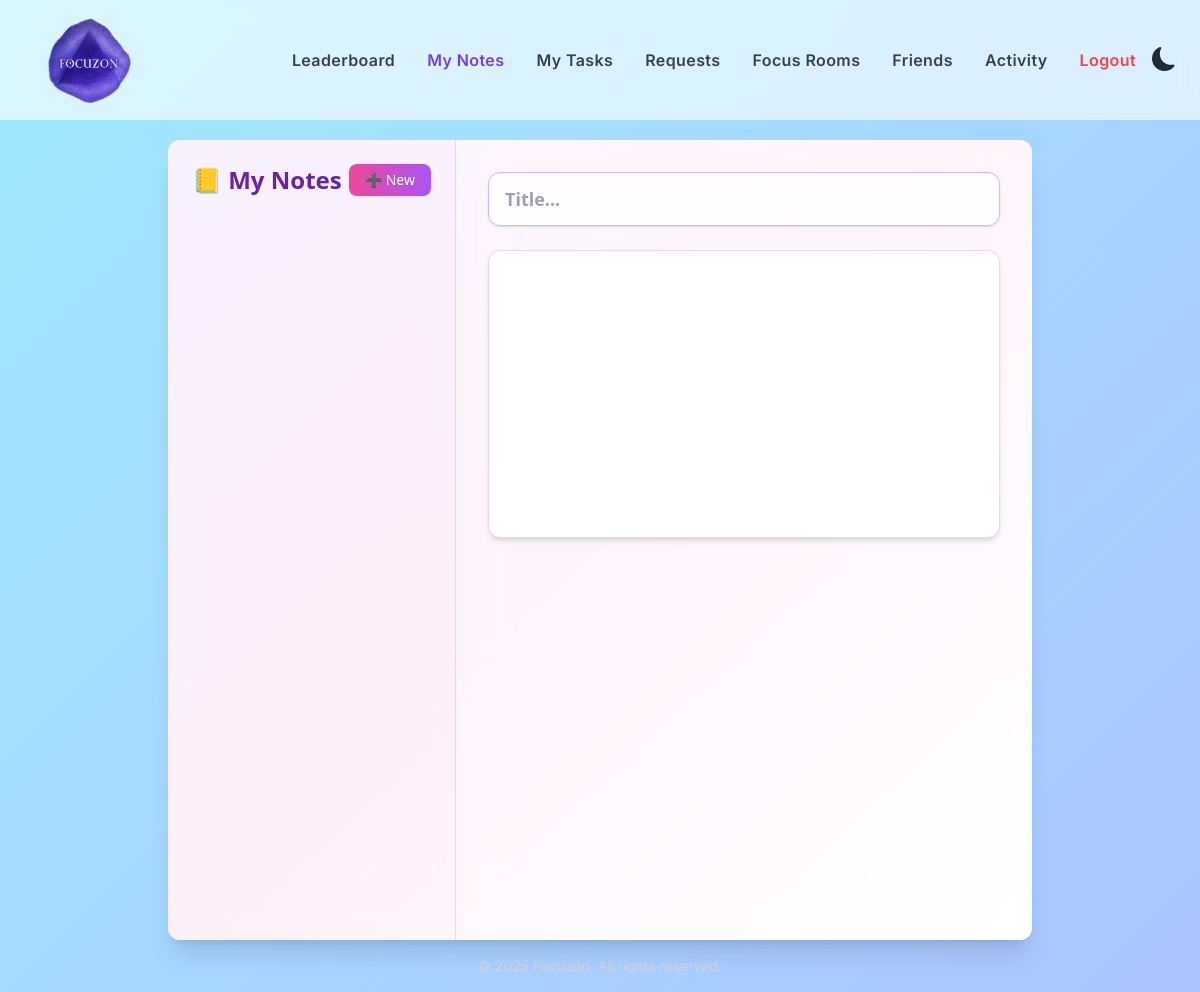
/notes/ (signed in), run on an earlier commit of the app's database.
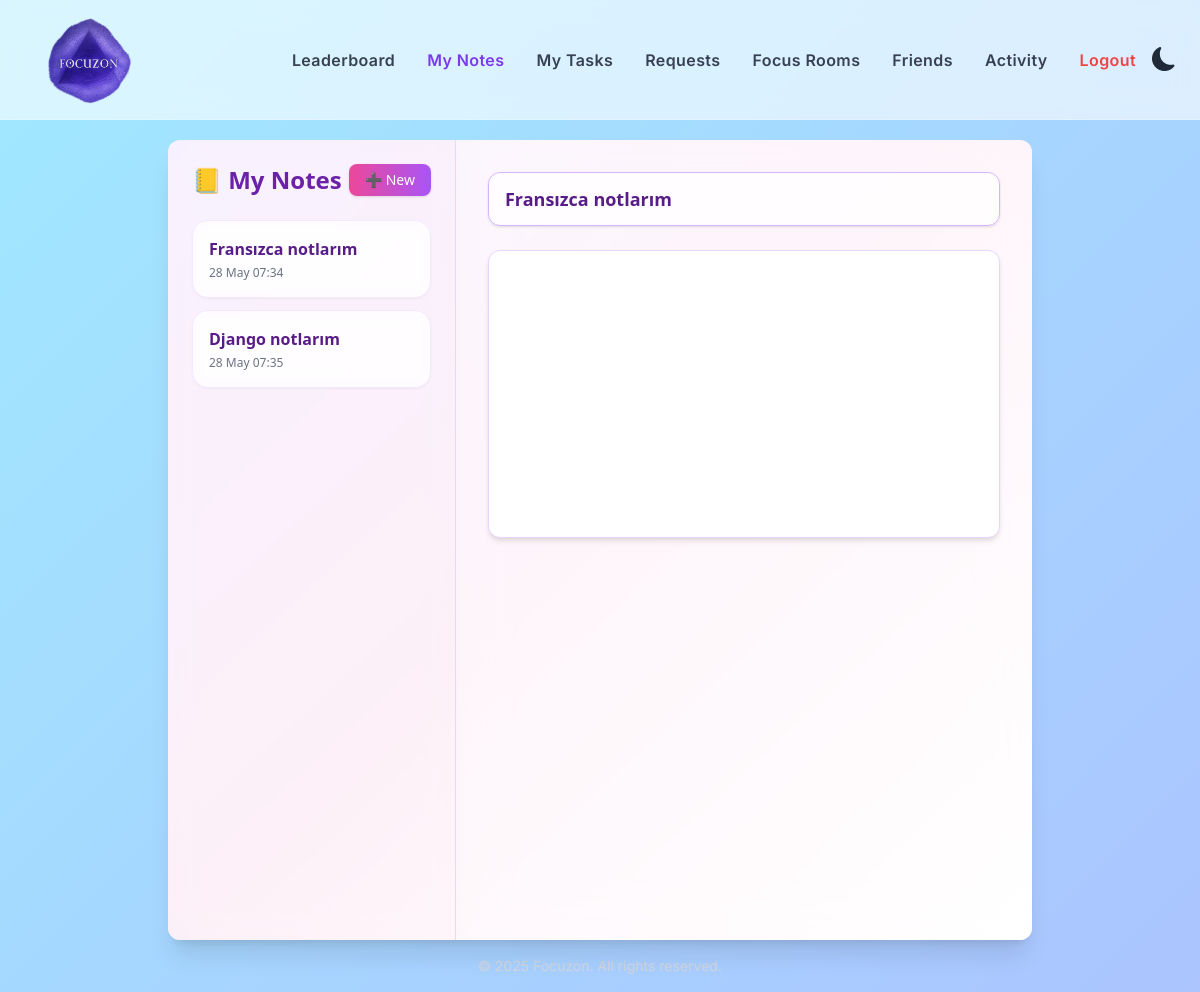
And on a later commit of the database.
### notes/models.py (models this page shows, shortened)
class Note(models.Model):
    user = models.ForeignKey(settings.AUTH_USER_MODEL, on_delete=models.CASCADE)
    title = models.CharField(max_length=255)
    content = models.TextField()
    created_at = models.DateTimeField(auto_now_add=True)
    updated_at = models.DateTimeField(auto_now=True)

### notes/views.py (the view)
# urls.py: path('', views.note_list, name='note_list'),
@login_required
def note_list(request):
    notes = Note.objects.filter(user=request.user)
    note_id = request.GET.get('note_id')
    selected_note = get_object_or_404(Note, id=note_id, user=request.user) if note_id else notes.first()
    return render(request, 'notes/note_list.html', {'notes': notes, 'selected_note': selected_note})

### notes/templates/notes/note_list.html (shortened to what this page needs)
{% extends "base.html" %}
{% block content %}
<div class="flex h-screen font-sans bg-gradient-to-br from-purple-100 via-pink-100 to-white dark:from-gray-950 dark:via-gray-900 dark:to-gray-950 rounded-xl shadow-xl overflow-hidden">
  <div id="sidebar" class="w-1/3 p-6 overflow-y-auto bg-white/40 dark:bg-white/10 backdrop-blur-md border-r border-purple-200 dark:border-gray-700 shadow-lg">
    <div class="flex justify-between items-center mb-6">
      <h2 class="text-2xl font-bold text-purple-800 dark:text-pink-200">📒 My Notes</h2>
      <a href="{% url 'notes:create_note' %}"
         class="bg-gradient-to-r from-pink-500 to-purple-500 hover:from-pink-600 hover:to-purple-600 text-white px-4 py-1.5 rounded-lg text-sm shadow transition">
         ➕ New
      </a>
    </div>
    <ul>
 {% for note in notes %}
  <li>
    <div class="note-item relative p-4 mb-3 rounded-2xl bg-white/70 dark:bg-white/5 backdrop-blur shadow-sm border border-purple-100 dark:border-white/10 flex items-center justify-between group">
      <div class="flex-1 cursor-pointer" onclick="window.location.href='{% url 'notes:note_list' %}?note_id={{ note.id }}'">
        <div class="font-semibold text-purple-900 dark:text-white">
          {{ note.title|truncatechars:25 }}
        </div>
        <div class="text-xs text-gray-500 dark:text-gray-400 mt-1">
          {{ note.updated_at|date:"d M H:i" }}
        </div>
      </div>
      <form method="POST"
            action="{% url 'notes:delete_note' note.id %}"
            onsubmit="return confirm('Delete this note?');"
            class="ml-3 z-10">
      </form>
    </div>
  </li>
{% endfor %}
    </ul>
  </div>
  <div class="flex-1 p-8 overflow-y-auto bg-white/60 dark:bg-gray-950 backdrop-blur-xl">
    <form id="note-form" method="POST">
      <input type="text" id="note-title"
             class="w-full mb-6 px-4 py-3 rounded-xl border border-purple-300 dark:border-gray-600 bg-white/80 dark:bg-gray-800 text-purple-900 dark:text-white text-lg font-semibold shadow"
             value="{{ selected_note.title }}"
             placeholder="Title...">
      <div id="editor"
           class="h-72 mb-6 rounded-xl border border-purple-200 dark:border-gray-600 p-4 bg-white dark:bg-gray-800 text-black dark:text-white shadow-md">
      </div>
    </form>
  </div>
</div>
<link href="https://cdn.quilljs.com/1.3.6/quill.snow.css" rel="stylesheet">
<link rel="stylesheet" href="https://cdn.jsdelivr.net/npm/bootstrap-icons@1.10.5/font/bootstrap-icons.css">
{% endblock %}

What changed in the data, as far as the page shows it:
added Note: title "Fransızca notlarım", updated_at "28 May 07:34"
added Note: title "Django notlarım", updated_at "28 May 07:35"
